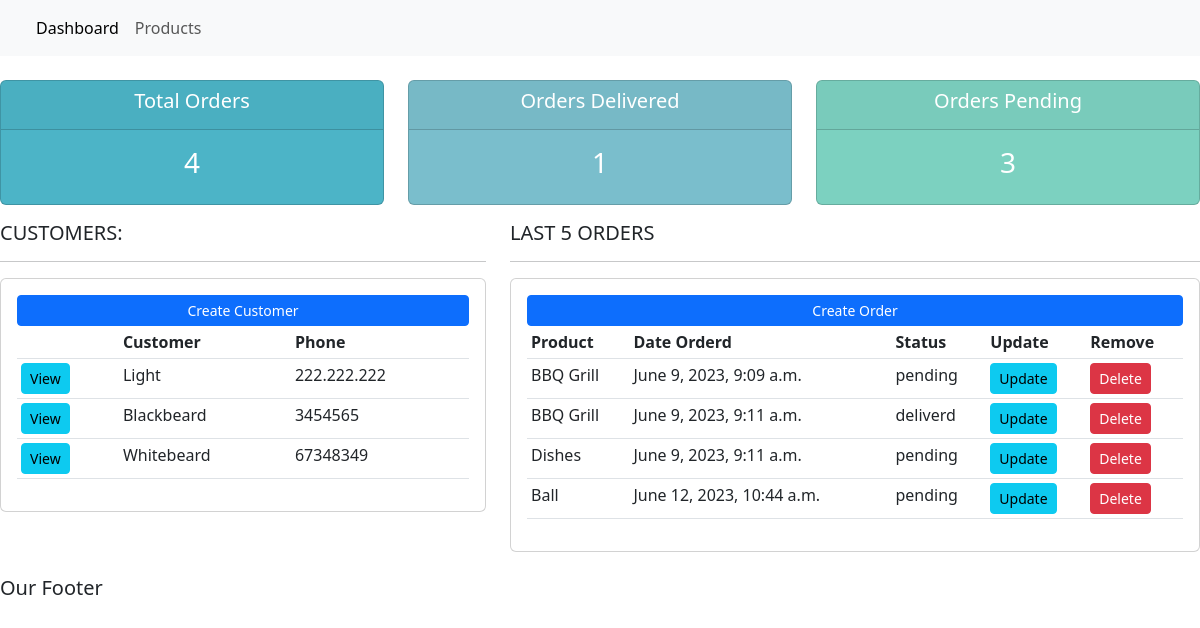
Before: / with the older database file.
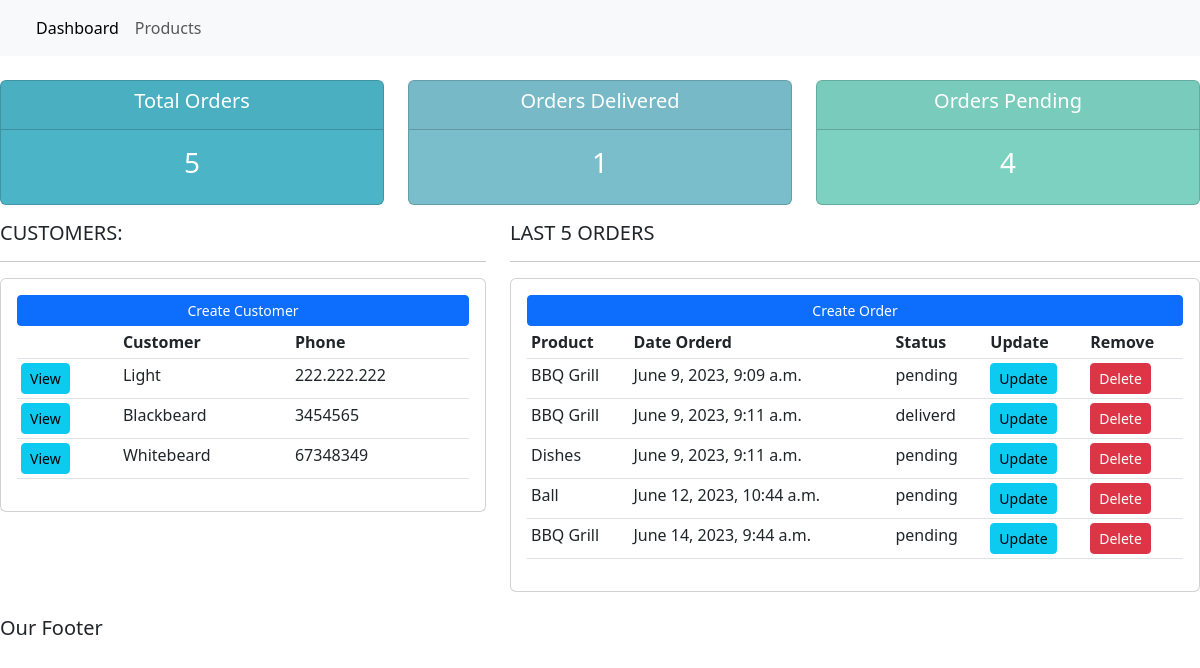
After: the same page with the newer database file.
### Accounts/models.py (models this page shows, shortened)
class Customer(models.Model):
    name = models.CharField(max_length = 200, null=True)
    phone = models.CharField(max_length = 200, null=True)
    email = models.CharField(max_length = 200, null=True)
    date_created = models.DateTimeField(auto_now_add=True)

class Order(models.Model):
    STATUS = (
        ('pending','pending'),
        ('out for delivery','out for delivery'),
        ('deliverd','deliverd'),
    )
    customer = models.ForeignKey(Customer, null=True, on_delete=models.SET_NULL)
    product = models.ForeignKey(Product, null=True, on_delete=models.SET_NULL)
    date_created = models.DateTimeField(auto_now_add=True)
    status = models.CharField(max_length=200,null=True,choices=STATUS)

class Product(models.Model):
    CATEGORY =(
        ('indoor','indoor'),
        ('outdoor','outdoor'),
    )
    name = models.CharField(max_length = 200, null=True)
    price = models.FloatField(null=True)
    category = models.CharField(max_length = 200, null=True, choices= CATEGORY)
    description = models.CharField(max_length = 200, null=True, blank = True)
    date_created = models.DateTimeField(auto_now_add=True)
    tags = models.ManyToManyField(Tag)
    def __str__(self):
        return self.name

### Accounts/views.py (the view)
# urls.py: path('',views.home,name="home"),
def home(request):
    orders = Order.objects.all()
    customer = Customer.objects.all()
    total_customers = customer.count()
    total_orders = orders.count()
    delivered = orders.filter(status = 'deliverd').count()
    pending = orders.filter(status = 'pending').count()
    context = {'orders':orders,'customer':customer,'total_customers':total_customers,
                'total_orders':total_orders,'delivered':delivered,'pending':pending}
    return render(request, 'Accounts/dashboard.html',context)

### Accounts/templates/Accounts/dashboard.html
{% extends 'Accounts/index.html'%}
{% block content %}
{%  include 'Accounts/status.html' %}
<div class="row">
	<div class="col-md-5">
		<h5>CUSTOMERS:</h5>
		<hr>
		<div class="card card-body">
			<a class="btn btn-primary  btn-sm btn-block" href="">Create Customer</a>
			<table class="table table-sm">
				<tr>
					<th></th>
					<th>Customer</th>
					<th>Phone</th>
				</tr>
				{% for customer in customer %}
				<tr>
					<td><a class='btn btn-sm btn-info'    href="{% url 'customer' customer.id%}">View</a></td>
					<td>{{customer.name}}</td>
					<td>{{customer.phone}}</td>
				</tr>
				{% endfor%}
			</table>
		</div>
	</div>
	<div class="col-md-7">
		<h5>LAST 5 ORDERS</h5>
		<hr>
		<div class="card card-body">
			<a class="btn btn-primary  btn-sm btn-block" href="{% url 'create_order'%}">Create Order</a>
			<table class="table table-sm">
				<tr>
					<th>Product</th>
					<th>Date Orderd</th>
					<th>Status</th>
					<th>Update</th>
					<th>Remove</th>
				</tr>
				{% for order in orders %}
				<tr>
					<td>{{order.product}}</td>
					<td>{{order.date_created}}</td>
					<td>{{order.status}}</td>
					<td><a class='btn btn-sm btn-info' href="">Update</a></td>
					<td><a class='btn btn-sm btn-danger' href="">Delete</a></td>
				</tr>
				{% endfor%}
			</table>
		</div>
	</div>
</div>
{% endblock %}

Changed rows visible on the page:
added Order: product "BBQ Grill", date_created "June 14, 2023, 9:44 a.m.", status "pending"
Other visible differences:
{{ total_orders }}: "4" → "5"
{{ pending }}: "3" → "4"
